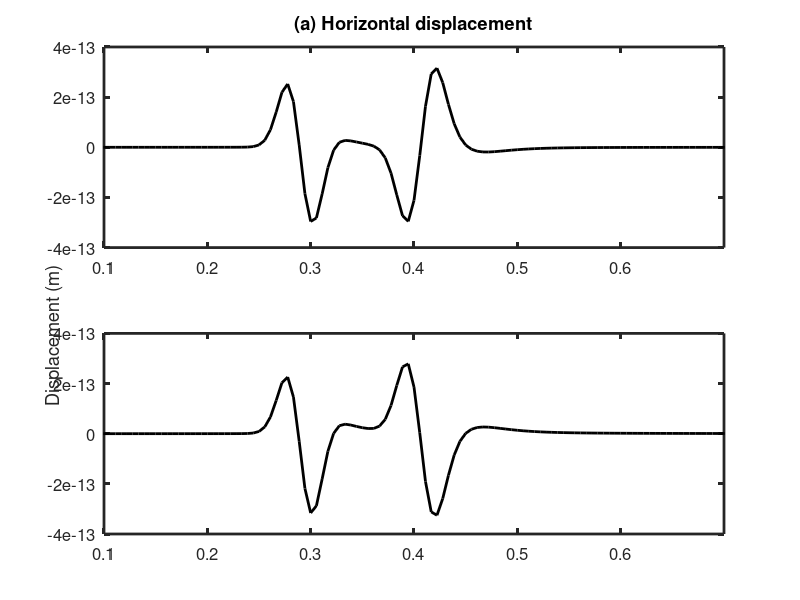

Source code (MATLAB): (Note: this script raises an error after producing the figure.)
clear all
set(0,'DefaulttextFontSize',12)
   set(0,'DefaultaxesFontSize',12)
   set(0,'DefaultAxesLineWidth',2)
   set(0,'DefaultLineLineWidth',2)
   set(0,'DefaultLineMarkerSize',14)
addpath ~/SEM2DPACK_2.3.8/POST

%%%%%%%%%%%%%%%%%%%%%%%%%%%%%%%%%%%%
Nbody=3;   

f0=18; fmin=1.8; fmax=180; 

QP=30;QS=20;

cs=2000;cp=3000;rho=2000;

%Source
F=-1;       %Amplitude of force       
t0=0.06;              % time shift

%Receiver
x=500;y=500;
r=sqrt(x^2+y^2);

%%%%%%%%%%%%%%%%%%%%%%%%%%%%%%%%%%%%%%%

Nfrequency=2*Nbody-1;
w=zeros(Nfrequency,1);
wbody=zeros(Nbody,1);

AS=zeros(Nfrequency,Nbody);
QSInv=zeros(Nfrequency,1);
Y_beta=zeros(Nbody,1);

AP=zeros(Nfrequency,Nbody);
QPInv=zeros(Nfrequency,1);
Y_alpha=zeros(Nbody,1);

w0=2.0*pi*f0;
wmin=2.0*pi*fmin;
wmax=2.0*pi*fmax;

if (Nbody>1) 
    for i=1:Nfrequency
    w(i)=exp(log(wmin)+(i-1)*(log(wmax)-log(wmin))/(Nfrequency-1));
    end
else
    w(:)=w0;
end

for j=1:Nbody
     wbody(j)=w(2*j-1);
end 

for i=1:Nfrequency
    for j=1:Nbody
        AS(i,j)=(w(2*j-1)*w(i)+w(2*j-1)^2/QS)/(w(2*j-1)^2+w(i)^2);
        AP(i,j)=(w(2*j-1)*w(i)+w(2*j-1)^2/QP)/(w(2*j-1)^2+w(i)^2);
    end
end

QSInv(:)=1/QS;
QPInv(:)=1/QP;

Y_beta=pinv(AS)*QSInv;
Y_alpha=pinv(AP)*QPInv;

  RP1=1d0;
  RP2=0d0;
  RS1=1d0;
  RS2=0d0;

  for j=1:Nbody
     RP1=RP1-Y_alpha(j)/(1d0+(w0/wbody(j))^2);
     RP2=RP2+Y_alpha(j)*(w0/wbody(j))/(1d0+(w0/wbody(j))^2);
     RS1=RS1-Y_beta(j)/(1d0+(w0/wbody(j))^2);
     RS2=RS2+Y_beta(j)*(w0/wbody(j))/(1d0+(w0/wbody(j))^2);
  end 

  RP=sqrt(RP1^2+RP2^2);
  RS=sqrt(RS1^2+RS2^2);

  mu=rho*cs*cs;
  lambda=rho*(cp*cp-2d0*cs*cs);

  mu_inf=mu*(RS+RS1)/(2*RS^2);
  lambda_inf=(lambda+2d0*mu)*(RP+RP1)/(2*RP^2)-2d0*mu_inf;
  
  cs=sqrt(mu_inf/rho);
  cp=sqrt((lambda_inf+2*mu_inf)/rho);
  k_inf=lambda_inf+2/3*mu_inf;

wSeismax=2*pi*fmax;
wSeis=0:0.1:wSeismax;
wSeis=2*wSeis-wSeismax;  
mu_w=zeros(size(wSeis,2),1);
k_w=zeros(size(wSeis,2),1);
Y_k=(cp^2*Y_alpha-4/3*cs^2*Y_beta)/(cp^2-4/3*cs^2);
Y_mu=Y_beta;

for i=1:size(wSeis,2)
    mu_w(i)=mu_inf;
    k_w(i)=k_inf;
    for j=1:Nbody
        mu_w(i)=mu_w(i)-mu_inf*Y_mu(j)*wbody(j)/(wbody(j)+1i*wSeis(i));
        k_w(i)=k_w(i)-k_inf*Y_k(j)*wbody(j)/(wbody(j)+1i*wSeis(i));
    end
end

cp_w=sqrt((k_w+4/3*mu_w)/rho);
cs_w=sqrt(mu_w/rho);

u1=zeros(1,length(wSeis));
u2=zeros(1,length(wSeis));

for j=1:length(wSeis)
    if wSeis(j)>0
        G1=-1i*pi/2*(1/cp_w(j)^2*besselh(0,2,(wSeis(j)*r/(cp_w(j))))+ ...
            1./(wSeis(j)*r*cs_w(j))*besselh(1,2,(wSeis(j)*r/(cs_w(j))))- ...
            1./(wSeis(j)*r*cp_w(j))*besselh(1,2,(wSeis(j)*r/(cp_w(j)))));
        G2=1i*pi/2*(1/cs_w(j)^2*besselh(0,2,(wSeis(j)*r/(cs_w(j))))- ...
            1./(wSeis(j)*r*cs_w(j))*besselh(1,2,(wSeis(j)*r/(cs_w(j))))+ ...
            1./(wSeis(j)*r*cp_w(j))*besselh(1,2,(wSeis(j)*r/(cp_w(j)))));
        u1(j)=F/(2*pi*rho)*(x*y/r^2)*(G1+G2);
        u2(j)=F/(2*pi*rho)*(1/r^2)*(y^2*G1-x^2*G2);
    end
end

for j=1:length(wSeis)
        u1(j)=conj(u1(length(wSeis)+1-j));
        u2(j)=conj(u2(length(wSeis)+1-j));
end

S=sqrt(pi)*wSeis.^2/(4*(pi*f0)^3).*exp(-1i*wSeis*t0).*exp(-wSeis.^2/(4*(pi*f0)^2));

PHI_DX=u1.*S;
PHI_DY=u2.*S;

dt=1/(2*wSeismax)*2*pi;        

Sol_x=(ifft(fftshift(PHI_DX)))/dt;  
Sol_y=(ifft(fftshift(PHI_DY)))/dt;

t=(1:length(wSeis))*dt-dt ; 

for j=1:length(wSeis)/2
    t_res(j)=t(2*j-1);
end

for j=1:length(wSeis)/2
    SX_res(j)=Sol_x(2*j-1);
    SY_res(j)=Sol_y(2*j-1);
end

SX_res=abs(SX_res).*sign(real(SX_res));
SY_res=abs(SY_res).*sign(real(SY_res));

figure;
subplot(211);
plot(t_res,SX_res,'k');
title('(a) Horizontal displacement');
xlim([0.1 0.7]);
hold on
v=axis;
h=ylabel('Displacement (m)');
set(h,'Position',[v(1)-0.04 v(3)-3.5d-13 0]);
subplot(212);

plot(t_res,SY_res,'k');hold on
xlim([0.1 0.7]);

%%%%%%%% Results from SEM2DPACK %%%%%%%%

d=sem2d_read_seis;
subplot(211);
plot([1:d.nt]*d.dt,d.ux,'b');
xlim([0.1 0.7]);hold on
h1=legend('Analytical','SEM2DPACK');
set(h1,'fontsize',8);

subplot(212);
plot([1:d.nt]*d.dt,d.uz,'b');hold on
xlim([0.1 0.7]);
xlabel('Time (s)');
h1=legend('Analytical','SEM2DPACK');
set(h1,'fontsize',8);
title('(b) Vertical displacement');
